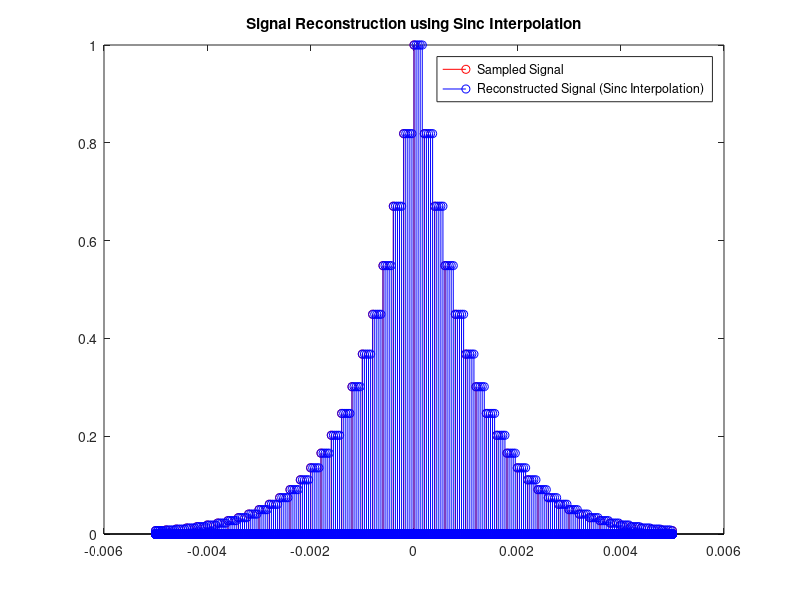
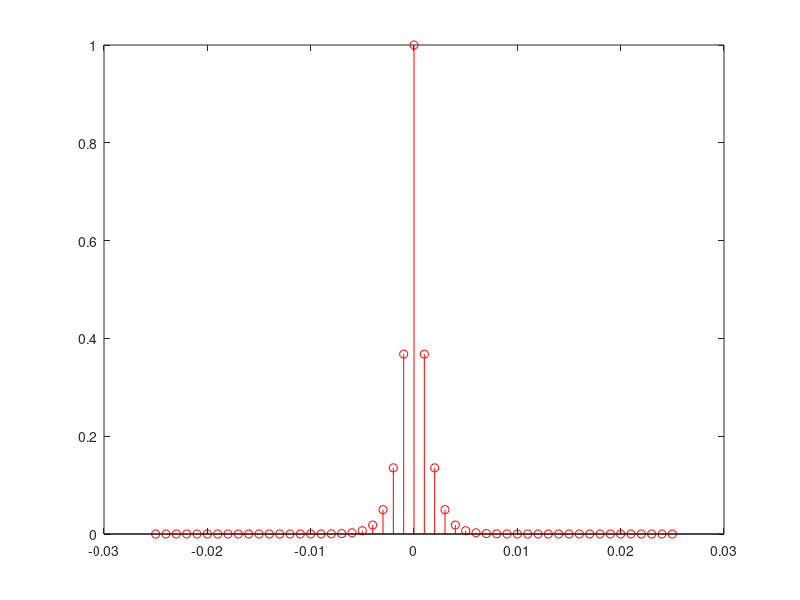

The MATLAB script that drew these images, in order: (Note: this script raises an error after producing the figures.)
clc
clear
close all

%F1=5000sam/sec
%F2=1000sam/sec
t1=-0.005:0.0002:0.005;
t2=-0.025:0.001:0.025;
%time limits assigned
%as mentioned
x1=exp(-1000*abs(t1));
x2=exp(-1000*abs(t2));

t1_re=-0.005:0.00004:0.005;
x1_re=zeros(length(t1_re));
t2_re=-0.025:0.0002:0.025;
x2_re=zeros(length(t2_re));
for i= 0:(length(x1)-1)
    for j=0:4
        x1_re(5*i+j+1)=x1(i+1)*sinc(0.00004*j);
    end
end
for i= 0:(length(x1)-1)
    for j=0:4
        x2_re(5*i+j+1)=x2(i+1)*sinc(0.0002*j);
    end
end
figure;
stem(t1, x1, 'r');
hold on;
stem(t1_re, x1_re, 'b');
legend('Sampled Signal', 'Reconstructed Signal (Sinc Interpolation)');
title('Signal Reconstruction using Sinc Interpolation');
figure;
stem(t2, x2, 'r');
hold on;
stem(t2_re, x2_re_sinc, 'b');
legend('Sampled Signal', 'Reconstructed Signal (Sinc Interpolation)');
title('Signal Reconstruction using Sinc Interpolation');